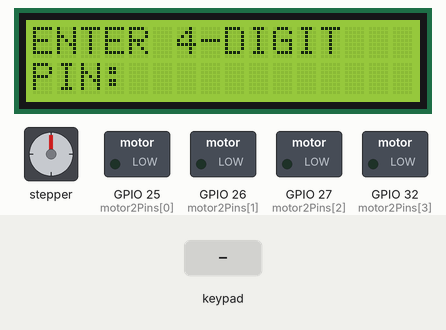
Simulated run of this sketch. Board: ESP32. Parts: stepper motor, 16×2 character LCD, switched loads named in the sketch (green lamp = pin HIGH). Wiring (inferred from the names in the program): stepper motor (2048 steps per turn assumed): coils GPIO 18, GPIO 19, GPIO 16, GPIO 17. Inputs (shaded band) come from the test bench. Pins used as bus, display or sensor lines are not drawn; what the sketch prints to the serial monitor is not drawn.

Above: at 1.2 s.
1.3 s: keypad keys 1 2 3 4 # pressed 0.4 s apart
At 3.3 s:
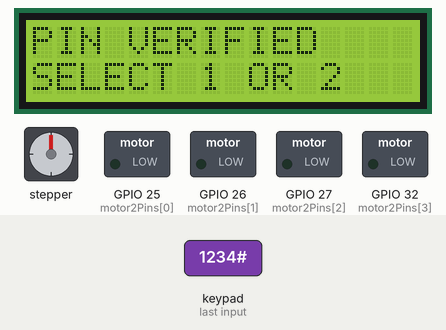
4.8 s: key '1' pressed
At 5.8 s:
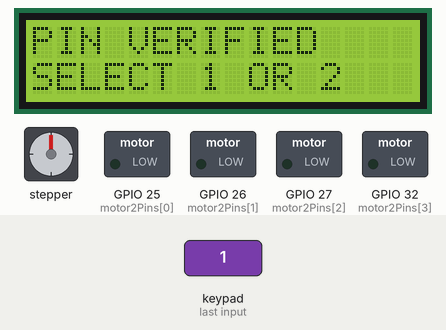
6.6 s: key '#' pressed
At 9.4 s:
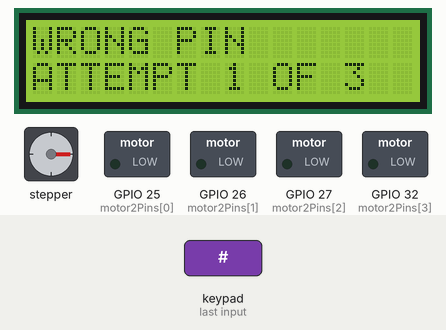
9.6 s: keypad keys 1 3 9 7 # pressed 0.4 s apart
At 11.17 s:
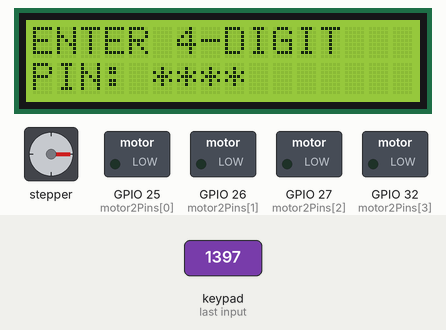
14.3 s: key '#' pressed
At 14.9 s:
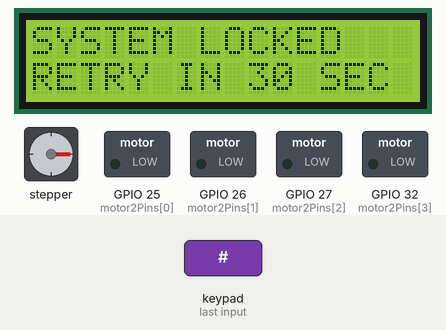
Timing chart, 0 to 17.3 s (numbered marks = the images above; inputs shaded):
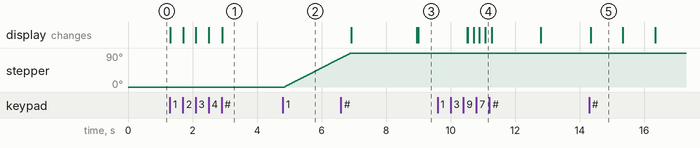

Measured:
- after the input at 1.3 s, the display: first changes at once (image 1 shows a later state)
- after the input at 4.8 s, stepper: keeps turning clockwise at about 44°/s, starting after 0.06 s
- after the input at 6.6 s, the display: first differs from a run without the input after 2.4 s (image 3)
- after the input at 9.6 s, the display: first differs from a run without the input after 0.94 s (image 4 shows a later state)
- after the input at 14.3 s, the display: changes at once (image 5)
- what the display in image 5 shows lasts 1.0 s, from 14.3 s to 15.3 s

The sketch:

SmartVending.ino
```cpp
#include <Arduino.h>
#include <Wire.h>
#include <Keypad.h>
#include <LiquidCrystal_I2C.h>

// =====================================
// LCD CONFIGURATION
// =====================================

#define SDA_PIN 22
#define SCL_PIN 21

LiquidCrystal_I2C lcd(0x27, 16, 2);

// =====================================
// KEYPAD CONFIGURATION
// =====================================

const byte ROWS = 4;
const byte COLS = 4;

char keys[ROWS][COLS] = {
  {'1', '2', '3', 'A'},
  {'4', '5', '6', 'B'},
  {'7', '8', '9', 'C'},
  {'*', '0', '#', 'D'}
};

byte rowPins[ROWS] = {13, 14, 15, 12};
byte colPins[COLS] = {23, 33, 4, 5};

Keypad keypad = Keypad(
  makeKeymap(keys),
  rowPins,
  colPins,
  ROWS,
  COLS
);

// =====================================
// MOTOR CONFIGURATION
// =====================================

const int motor1Pins[4] = {18, 19, 16, 17};
const int motor2Pins[4] = {25, 26, 27, 32};

const byte steps[8][4] = {
  {1, 0, 0, 0},
  {1, 1, 0, 0},
  {0, 1, 0, 0},
  {0, 1, 1, 0},
  {0, 0, 1, 0},
  {0, 0, 1, 1},
  {0, 0, 0, 1},
  {1, 0, 0, 1}
};

int position1 = 0;
int position2 = 0;

const int stepsToRotate = 1024;

// =====================================
// PIN AUTHENTICATION
// =====================================

const char* validPins[] = {
  "1234", "5678", "2468", "1357"
};

const int pinCount = 4;

String enteredPin = "";
bool pinVerified = false;

// =====================================
// SECURITY LOCK CONFIGURATION
// =====================================

// NEW: Count incorrect PIN attempts
int failedAttempts = 0;

// NEW: Maximum incorrect attempts
const int maxAttempts = 3;

// NEW: Lock duration = 30 seconds
const unsigned long lockDuration = 30000UL;

// NEW: Lock status and starting time
bool systemLocked = false;
unsigned long lockStartTime = 0;

int lastSecondsShown = -1;

// =====================================
// CHECK PIN
// =====================================

bool checkPin(String pin) {

  for (int i = 0; i < pinCount; i++) {

    if (pin == validPins[i]) {
      return true;
    }
  }

  return false;
}

// =====================================
// MOTOR FUNCTIONS
// =====================================

void releaseMotor(const int pins[4]) {

  for (int i = 0; i < 4; i++) {
    digitalWrite(pins[i], LOW);
  }
}

void rotateMotor(
  const int pins[4],
  int &position
) {

  for (int i = 0; i < stepsToRotate; i++) {

    position = (position + 1) % 8;

    for (int j = 0; j < 4; j++) {
      digitalWrite(pins[j], steps[position][j]);
    }

    delayMicroseconds(2000);
  }

  releaseMotor(pins);
}

// =====================================
// LCD AND RESET FUNCTIONS
// =====================================

void showWelcome() {

  lcd.clear();
  lcd.setCursor(0, 0);
  lcd.print("ENTER 4-DIGIT");

  lcd.setCursor(0, 1);
  lcd.print("PIN: ");
}

void resetMachine() {

  enteredPin = "";
  pinVerified = false;

  showWelcome();

  Serial.println("ENTER 4-DIGIT PIN:");
}

// =====================================
// NEW: START SECURITY LOCK
// =====================================

void startLock() {

  systemLocked = true;
  pinVerified = false;
  enteredPin = "";

  lockStartTime = millis();
  lastSecondsShown = -1;

  lcd.clear();
  lcd.setCursor(0, 0);
  lcd.print("SYSTEM LOCKED");

  lcd.setCursor(0, 1);
  lcd.print("RETRY IN 30 SEC");

  Serial.println("SYSTEM LOCKED FOR 30 SECONDS");
}

// =====================================
// NEW: HANDLE SECURITY LOCK
// =====================================

void handleLock() {

  unsigned long elapsed = millis() - lockStartTime;

  // Check whether 30 seconds have passed
  if (elapsed >= lockDuration) {

    systemLocked = false;
    failedAttempts = 0;
    lastSecondsShown = -1;

    Serial.println("SYSTEM UNLOCKED");

    resetMachine();
    return;
  }

  // Calculate seconds remaining
  int secondsLeft =
      (lockDuration - elapsed + 999UL) / 1000UL;

  // Update display only when seconds change
  if (secondsLeft != lastSecondsShown) {

    lastSecondsShown = secondsLeft;

    lcd.setCursor(0, 0);
    lcd.print("SYSTEM LOCKED   ");

    lcd.setCursor(0, 1);
    lcd.print("RETRY IN ");
    lcd.print(secondsLeft);
    lcd.print(" SEC   ");
  }
}

// =====================================
// DISPENSING FUNCTION
// =====================================

void dispense(int product) {

  // Prevent operation during lockout
  if (systemLocked || !pinVerified) {
    return;
  }

  lcd.clear();
  lcd.setCursor(0, 0);
  lcd.print("DISPENSING...");

  lcd.setCursor(0, 1);
  lcd.print("PRODUCT ");
  lcd.print(product);

  Serial.print("Dispensing Product ");
  Serial.println(product);

  if (product == 1) {

    rotateMotor(motor1Pins, position1);

  } else if (product == 2) {

    rotateMotor(motor2Pins, position2);

  } else {
    return;
  }

  Serial.println("Motor cycle completed.");

  lcd.clear();
  lcd.setCursor(0, 0);
  lcd.print("MOTOR FINISHED");

  lcd.setCursor(0, 1);
  lcd.print("COLLECT ITEM");

  delay(2000);

  resetMachine();
}

// =====================================
// SETUP
// =====================================

void setup() {

  Serial.begin(115200);

  Wire.begin(SDA_PIN, SCL_PIN);

  lcd.init();
  lcd.backlight();

  for (int i = 0; i < 4; i++) {

    pinMode(motor1Pins[i], OUTPUT);
    pinMode(motor2Pins[i], OUTPUT);
  }

  releaseMotor(motor1Pins);
  releaseMotor(motor2Pins);

  resetMachine();
}

// =====================================
// MAIN LOOP
// =====================================

void loop() {

  // NEW: Security lock has first priority
  if (systemLocked) {

    handleLock();
    return;
  }

  char key = keypad.getKey();

  if (!key) return;

  // Clear entered PIN or logout
  // Does not reset the failed-attempt count
  if (key == '*') {

    resetMachine();
    return;
  }

  // ===================================
  // AUTHENTICATION
  // ===================================

  if (!pinVerified) {

    if (key >= '0' && key <= '9') {

      if (enteredPin.length() < 4) {

        enteredPin += key;

        lcd.print("*");
        Serial.print("*");
      }
    }

    else if (key == '#') {

      Serial.println();

      if (enteredPin.length() == 4 &&
          checkPin(enteredPin)) {

        // Successful authentication
        pinVerified = true;
        enteredPin = "";

        // Reset failed attempts
        failedAttempts = 0;

        lcd.clear();
        lcd.setCursor(0, 0);
        lcd.print("PIN VERIFIED");

        lcd.setCursor(0, 1);
        lcd.print("SELECT 1 OR 2");

        Serial.println("ACCESS GRANTED");

      } else {

        // Wrong PIN
        failedAttempts++;

        Serial.print("Failed Attempts: ");
        Serial.println(failedAttempts);

        // Lock after 3 incorrect attempts
        if (failedAttempts >= maxAttempts) {

          startLock();

        } else {

          lcd.clear();
          lcd.setCursor(0, 0);
          lcd.print("WRONG PIN");

          lcd.setCursor(0, 1);
          lcd.print("ATTEMPT ");
          lcd.print(failedAttempts);
          lcd.print(" OF 3");

          delay(1500);

          resetMachine();
        }
      }
    }
  }

  // ===================================
  // PRODUCT SELECTION
  // ===================================

  else {

    if (key == '1') {

      dispense(1);

    } else if (key == '2') {

      dispense(2);
    }
  }
}
```
